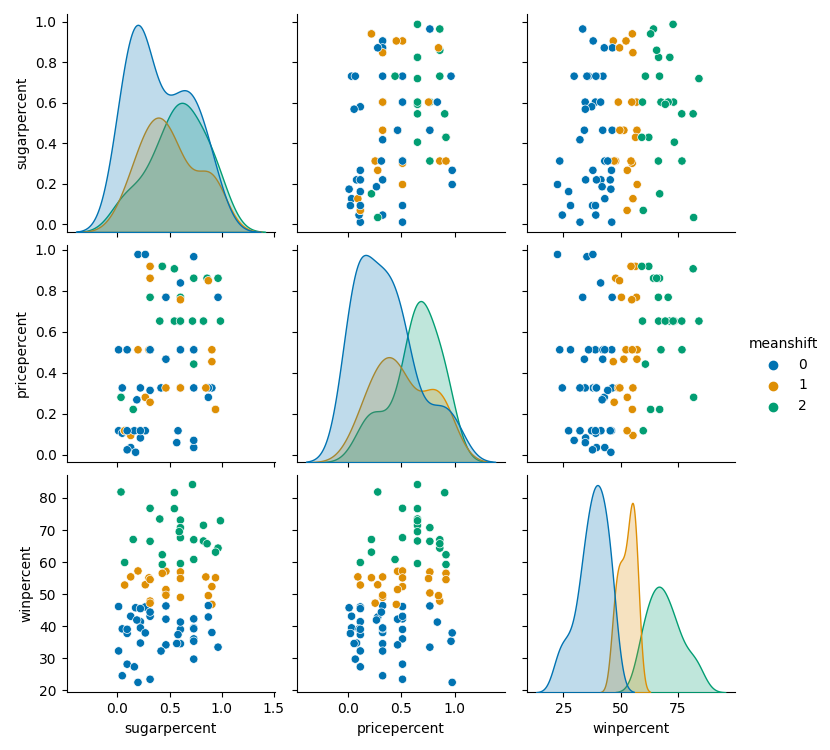

Python code for this plot:
import pandas as pd
from sklearn.cluster import MeanShift
import seaborn as sns
import matplotlib.pyplot as plt
import warnings
warnings.filterwarnings("ignore")


def main():
    dataset = pd.read_csv('../datasets/candy.csv')
    X = dataset.drop('competitorname', axis=1)
    meanshift = MeanShift(bandwidth=None)
    meanshift.fit(X)
    print(meanshift.labels_)
    # Aquí el algoritmo nos devolvió 3 clusters, porque le pareció que esa era la cantidad
    # correcta teniendo en cuenta como se distrubuye la densidad de nuestros datos
    print(max(meanshift.labels_))
    print('=' * 64)
    # Imprimamos la ubicación de los centros que puso sobre nuestros datos.
    # Hay que recordar que estos algoritmos crean un centro y
    # a partir de ahí se ajustan a todos los datos que lo rodean
    print(meanshift.cluster_centers_)
    cname = "meanshift"
    dataset[cname] = meanshift.labels_
    print('=' * 64)
    print(dataset.head())
    sns.pairplot(dataset[['sugarpercent', 'pricepercent', 'winpercent', cname]], hue=cname, palette='colorblind')
    plt.savefig("meanshift.png")
    plt.show()


if __name__ == "__main__":
    main()
